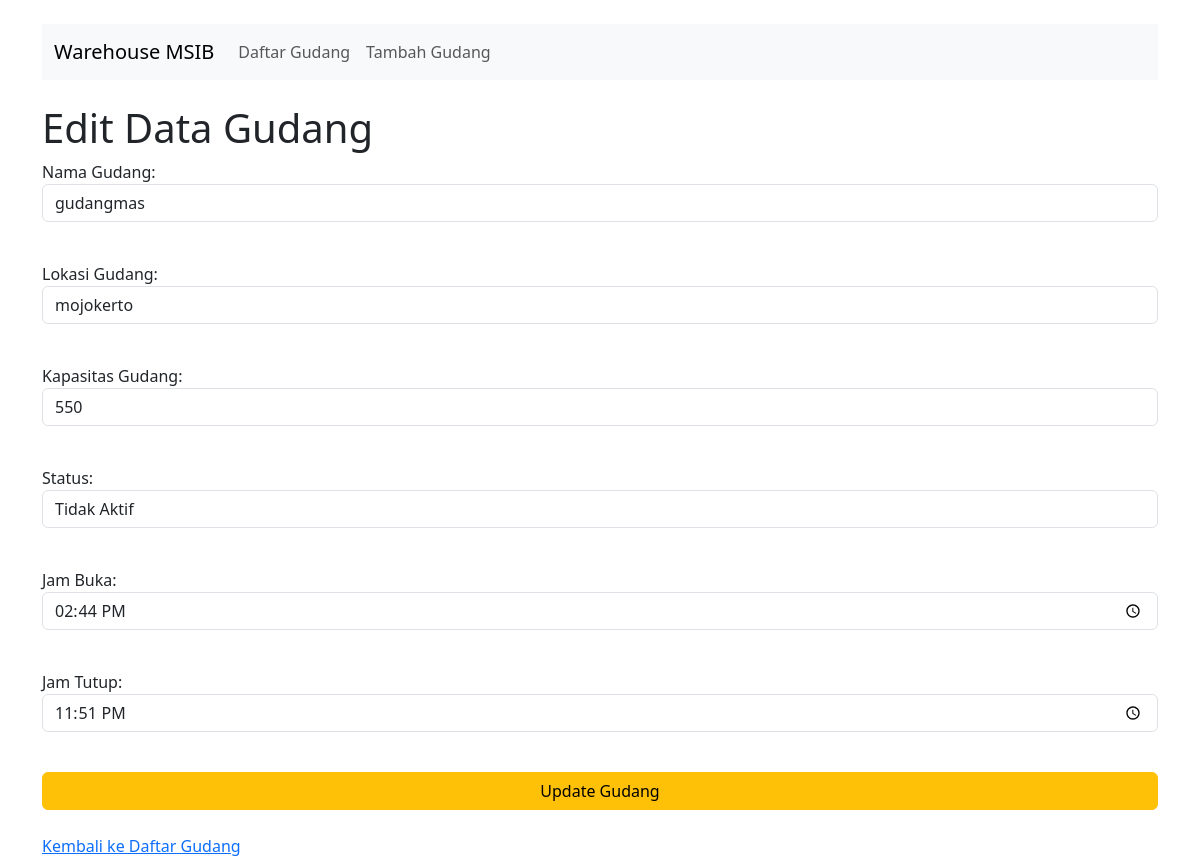
The app's page /edit.php?id=4 with its own data.
### tables this page shows
CREATE TABLE `gudang` (
  `id` int(11) NOT NULL,
  `name` varchar(255) NOT NULL,
  `location` varchar(255) NOT NULL,
  `capacity` int(11) NOT NULL,
  `status` enum('aktif','tidak_aktif') NOT NULL DEFAULT 'aktif',
  `opening_hour` time DEFAULT NULL,
  `closing_hour` time DEFAULT NULL
);

### gudang.php (called while the page is built, shortened)
<?php
class Gudang {
    private $conn;
    private $table_name = "gudang";
    public function __construct($db) {
        $this->conn = $db;
    }
    public function show($id) {
        $query = "SELECT id, name, location, capacity, status, opening_hour, closing_hour
                  FROM " . $this->table_name . " WHERE id = :id LIMIT 0,1";
        $stmt = $this->conn->prepare($query);
        $stmt->bindParam(":id", $id);
        $stmt->execute();
        return $stmt;
    }
}
?>

### edit.php (the view, shortened to what this page needs)
<?php
require_once 'Gudang.php';
$database = new Database();
$db = $database->getConnection();
$gudang = new Gudang($db);
$gudang->id = isset($_GET['id']) ? $_GET['id'] : die('Error: ID tidak ditemukan.');
if ($_SERVER['REQUEST_METHOD'] == 'POST') {
    $gudang->name = $_POST['name'];
    $gudang->location = $_POST['location'];
    $gudang->capacity = $_POST['capacity'];
    $gudang->status = $_POST['status'];
    $gudang->opening_hour = $_POST['opening_hour'];
    $gudang->closing_hour = $_POST['closing_hour'];
    if ($gudang->update()) {
        header("Location: index.php");
        exit;
    } else {
        echo "Gagal mengupdate data gudang.";
    }
} else {
    $stmt = $gudang->show($gudang->id);
    $data = $stmt->fetch(PDO::FETCH_ASSOC);
    $gudang->name = $data['name'];
    $gudang->location = $data['location'];
    $gudang->capacity = $data['capacity'];
    $gudang->status = $data['status'];
    $gudang->opening_hour = $data['opening_hour'];
    $gudang->closing_hour = $data['closing_hour'];
}
?>
<h1>Edit Data Gudang</h1>
<form action="edit.php?id=<?php echo $gudang->id; ?>" method="POST">
    <div class="mb-3">
        <label for="name">Nama Gudang:</label>
        <input type="text" class="form-control" name="name" id="name" value="<?php echo $gudang->name; ?>" required><br>
    </div>
    <div class="mb-3">
        <label for="location">Lokasi Gudang:</label>
        <input type="text" class="form-control" name="location" id="location" value="<?php echo $gudang->location; ?>" required><br>
    </div>
    <div class="mb-3">
        <label for="capacity">Kapasitas Gudang:</label>
        <input type="number" class="form-control" name="capacity" id="capacity" value="<?php echo $gudang->capacity; ?>" required><br>
    </div>
    <div class="mb-3">
        <label for="status">Status:</label>
        <select class="form-control" name="status" id="status">
            <option value="tidak_aktif" <?php echo $gudang->status == 'tidak_aktif' ? 'selected' : ''; ?>>Tidak Aktif</option>
        </select><br>
    </div>
    <div class="mb-3">
        <label for="opening_hour">Jam Buka:</label>
        <input type="time" class="form-control" name="opening_hour" id="opening_hour" value="<?php echo $gudang->opening_hour; ?>" required><br>
    </div>
    <div class="mb-3">
        <label for="closing_hour">Jam Tutup:</label>
        <input type="time" class="form-control" name="closing_hour" id="closing_hour" value="<?php echo $gudang->closing_hour; ?>" required><br>
    </div>
    <input type="submit" class="btn btn-warning w-100" value="Update Gudang">
</form>
<br>
<a href="index.php">Kembali ke Daftar Gudang</a>
<?php
include 'layout.php';
?>

### records on screen
gudang: name "gudangmas", location "mojokerto", capacity "550", status "Tidak Aktif", opening_hour "14:44:00", closing_hour "23:51:00"
